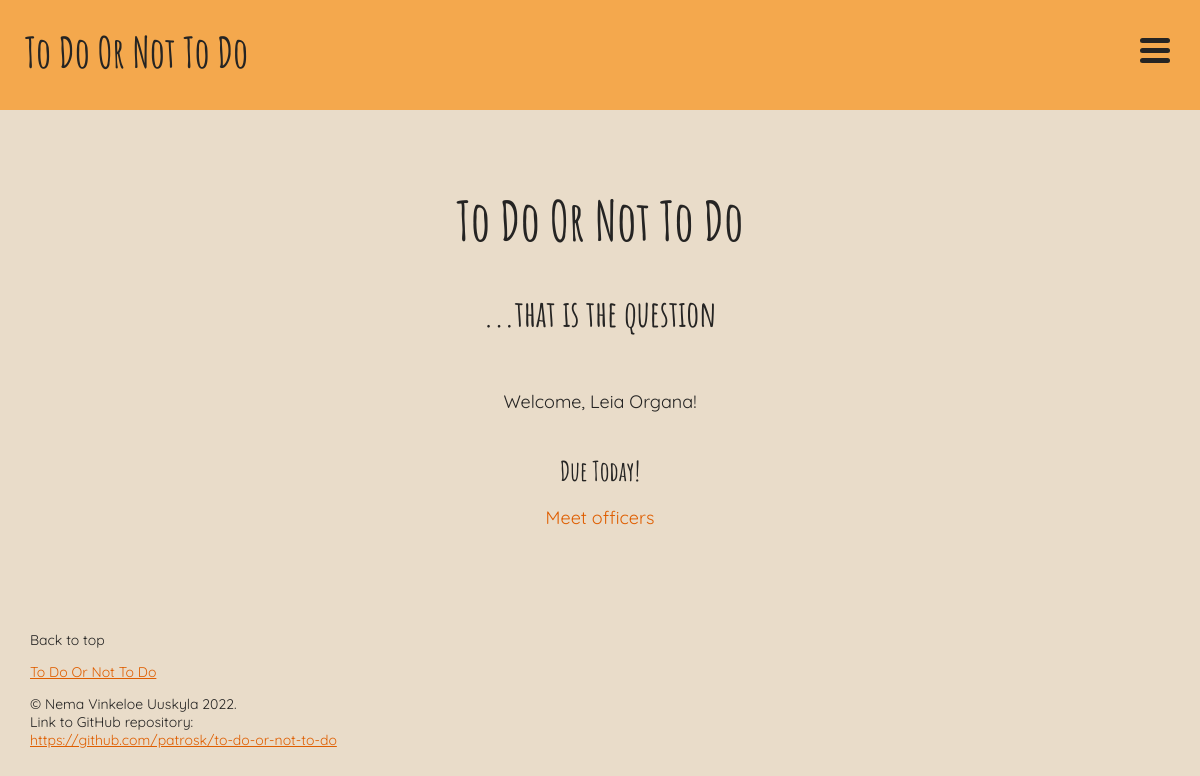
Page /index.php (signed in) on the earlier database version.
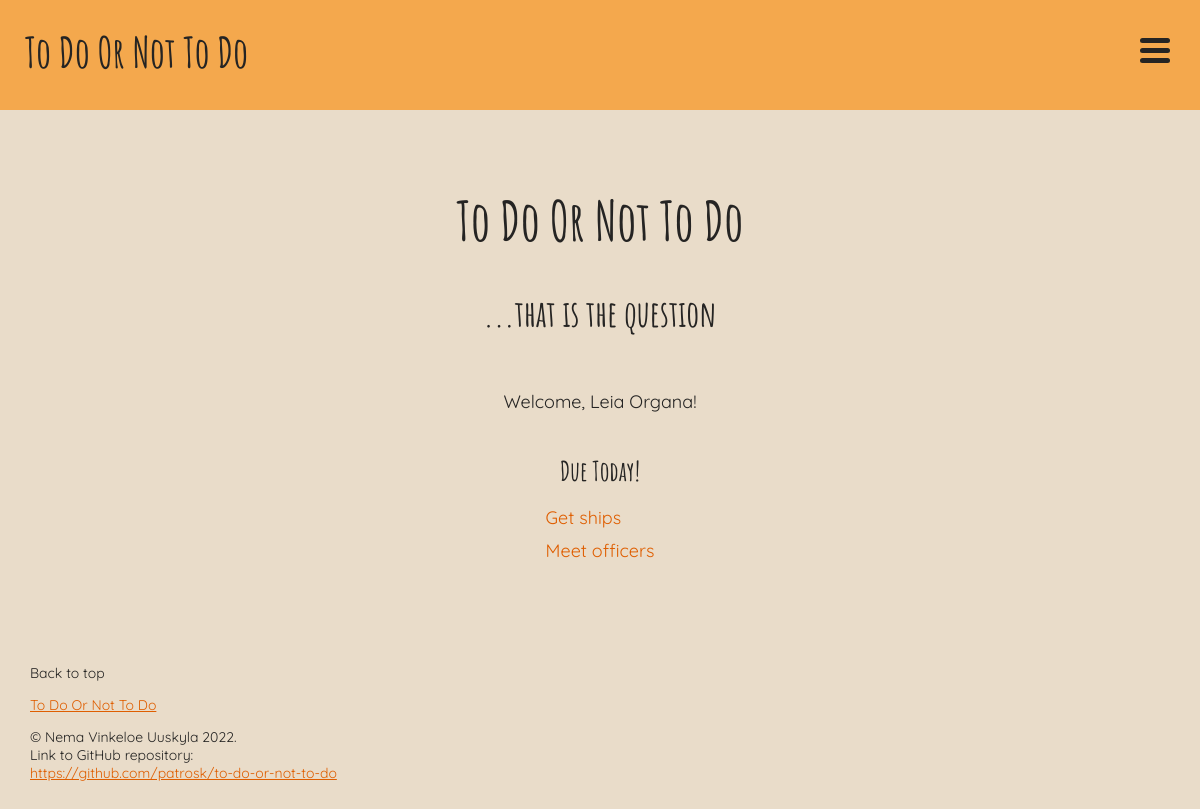
Same page on the later database version.
### tables this page shows
CREATE TABLE tasks (
	id INTEGER PRIMARY KEY AUTOINCREMENT,
	user_id INTEGER,
	list_id INTEGER,
	name VARCHAR,
	description VARCHAR,
	created_at DATETIME,
	deadline_at DATETIME,
	completed_at DATETIME,
	FOREIGN KEY (user_id) REFERENCES users(id), 
	FOREIGN KEY (list_id) REFERENCES lists(id)
);

### app/functions.php (called while the page is built, shortened)
<?php
function is_logged_in()
{
    if (isset($_SESSION['user'])) {
        $user = $_SESSION['user'];
        return $user;
    }
}
function welcome_message()
{
    if (isset($_SESSION['user'])) {
        $name = $_SESSION['user']['name'];
        return 'Welcome, ' . $name . '!';
    }
}
function get_tasks_due_today(PDO $database)
{
    $user_id = $_SESSION['user']['id'];
    $deadline_at = date('Y-m-d');
    $statement = $database->prepare("SELECT * from tasks WHERE user_id = :user_id AND deadline_at = :deadline_at");
    $statement->bindParam(':user_id', $user_id, PDO::PARAM_INT);
    $statement->bindParam(':deadline_at', $deadline_at, PDO::PARAM_STR);
    $statement->execute();
    $tasks_due_today = $statement->fetchAll(PDO::FETCH_ASSOC);
    return $tasks_due_today;
}

### index.php (the view, shortened to what this page needs)
<?php
require __DIR__ . '/app/autoload.php';
require __DIR__ . '/views/header.php';
require __DIR__ . '/views/navigation.php';
?>
<h1 class="heading">To Do Or Not To Do</h1>
<h2 class="slogan">...that is the question</h2>
<span class="messages">
    <?php if (is_logged_in()) : ?>
        <p><?= welcome_message() ?></p>
</span>
<span class="due-today">
    <?php $tasks_due_today = get_tasks_due_today($database) ?>
    <?php if ($tasks_due_today) : ?>
        <h2>Due Today!</h2>
        <ul>
            <?php foreach ($tasks_due_today as $task) : ?>
                <li>
                    <a href="/single_task.php?list_id=<?= $task['list_id'] ?>&task_id=<?= $task['id'] ?>"><?= $task['name'] ?></a><br>
                </li>
            <?php endforeach ?>
        </ul>
    <?php else : ?>
        <h2>No tasks due today!</h2>
    <?php endif ?>
</span>
<?php endif ?>
<?php require __DIR__ . '/views/footer.php';

Differences in the rows shown:
now on this page (row edited): tasks: name "Get ships"
